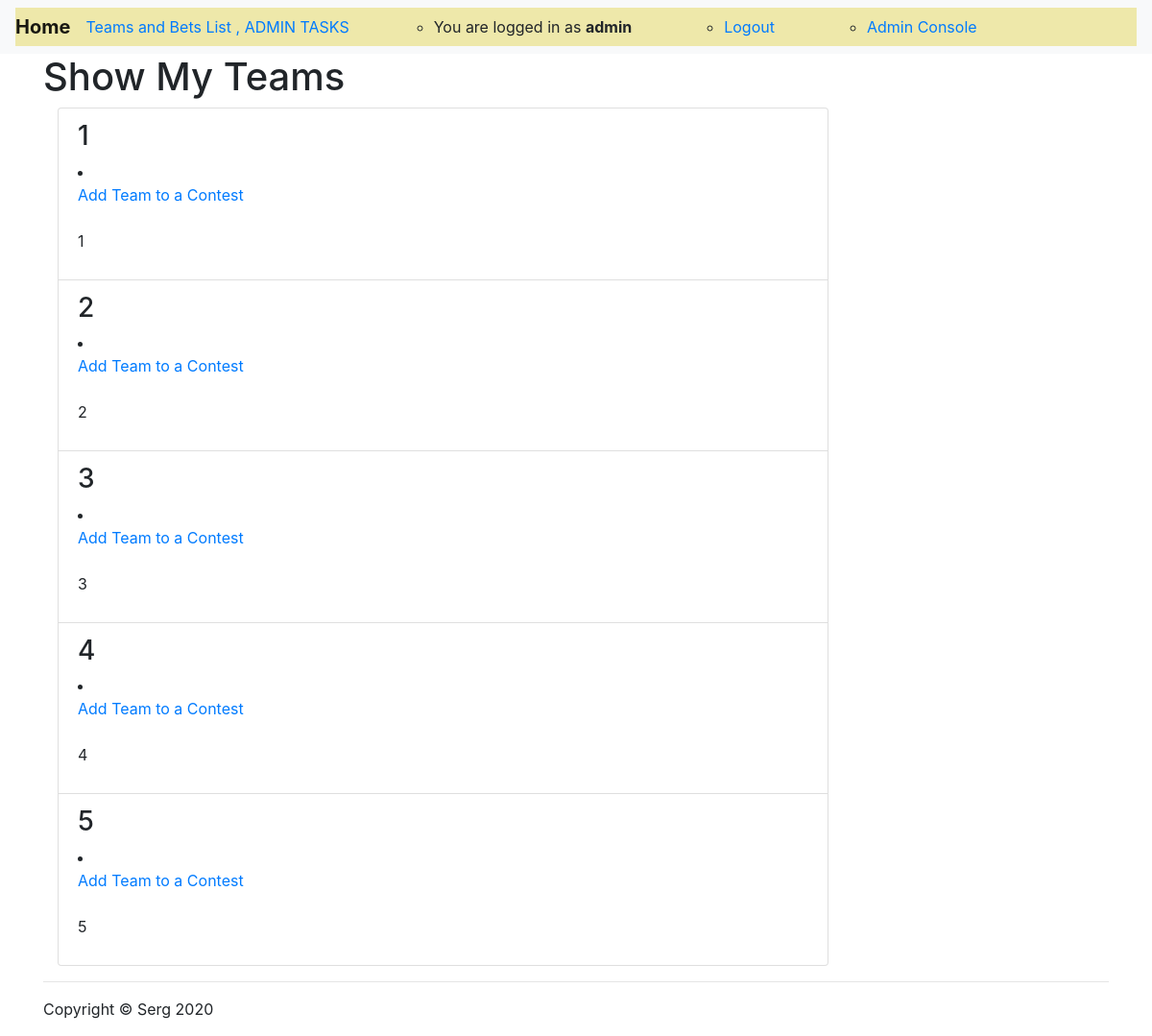
/showmyteams/ (signed in), run on the app's committed database.
### sergtoto/models.py (models this page shows, shortened)
class MyUser(AbstractBaseUser):
    username = models.CharField(verbose_name='username', max_length=100, unique=True, )
    email = models.EmailField()
    is_active = models.BooleanField(default=True)
    is_admin = models.BooleanField(default=False)
    is_employee = models.BooleanField(default=False)
    objects = MyUserManager()
    USERNAME_FIELD = 'username'
    REQUIRED_FIELDS = ['email']

class Team(models.Model):
    name = models.CharField(verbose_name='team_name', max_length=30, unique=True, )
    description = models.TextField()
    added_by = models.ForeignKey(MyUser, on_delete=models.CASCADE)
    slug = models.SlugField(blank=True)
    selected_for_contest = models.BooleanField(default=False, blank=True)

### sergtoto/views.py (the view)
# urls.py: path('showmyteams/', my_teams_view, name='my_teams'),
def my_teams_view(request):
    current_user = MyUser.objects.get(username=request.user.username)
    my_teams = Team.objects.filter(added_by=current_user)
    contests = Contest.objects.filter(games_sheduled=False)
    context = {
        'my_teams': my_teams,
        'contests': contests,
    }
    return render(request, 'my_teams.html', context)

### sergtoto/templates/my_teams.html (shortened to what this page needs)
{% extends 'base.html' %}
{% load static %}
{% block content %}
    <h1>Show My Teams</h1>
    <div class="col-lg-9">
        {% for team in  my_teams %}
            <div class="list-group-item">
                <h3>{{ team.name }}</h3>
                <li>
                    <div class="dropdown">
                        <a href="#" data-toggle="dropdown" role="button">
                            Add Team to a Contest
                        </a>
                        <br><br>
                    </div>
                </li>
                <p>{{ team.description }}</p>
            </div>
        {% endfor %}
    </div>
{% endblock content %}

### sergtoto/templates/base.html (shortened to what this page needs)
{% load static %}
<!DOCTYPE html>
<html lang="en">
<head>
    <link rel="stylesheet" href="https://stackpath.bootstrapcdn.com/bootstrap/4.2.1/css/bootstrap.min.css"
>
    <link href="https://stackpath.bootstrapcdn.com/font-awesome/4.7.0/css/font-awesome.min.css" rel="stylesheet"
>
    <link rel="stylesheet"
          href="https://cdnjs.cloudflare.com/ajax/libs/tempusdominus-bootstrap-4/5.1.2/css/tempusdominus-bootstrap-4.min.css"
/>
</head>
<body>
<nav class="navbar navbar-expand-lg navbar-light bg-light">
    <div class="collapse navbar-collapse" style="background-color:palegoldenrod;">
        <div class="navbar-header">
            <a class="navbar-brand" href="/"><strong>Home</strong></a>
        </div>
        {% if user.is_authenticated %}
            <div class="caret collapse navbar-collapse">
            <ul class="nav navbar-nav">
                <li>
                    <div class="dropdown">
                        <a href="#" data-toggle="dropdown" role="button">
                            Teams and Bets List
                            {% if user.is_admin %}
                                , ADMIN TASKS
                            {% endif %}
                        </a>
                    </div>
                </li>
                <ul class="form-inline my-2 my-lg-0 m-auto">
                    <li class="ml-xl-5 mr-xl-5"><a>You are logged in as <strong> {{ user.username }}</strong></a></li>
                    <li class="ml-xl-5 mr-xl-5"><a href="{% url 'logout' %}">Logout</a></li>
                    {% if user.is_admin %}
                        <li class="ml-xl-5"><a href="{% url 'admin:index' %}">Admin Console</a></li>
                    {% endif %}
                </ul>
            </ul>
        {% endif %}
        </div>
    </div>
</nav>
<div class="container">
    {% block content %}
    {% endblock content %}
</div>
<div class="container">
    <hr>
    <footer>
        <div class="row">
            <div class="col-lg-12">
                <p>Copyright &copy; Serg 2020</p>
            </div>
        </div>
    </footer>
</div>
</body>
</html>

### data on the page
MyUser: username "admin"
Team: name "1", description "1"
Team: name "2", description "2"
Team: name "3", description "3"
Team: name "4", description "4"
Team: name "5", description "5"
